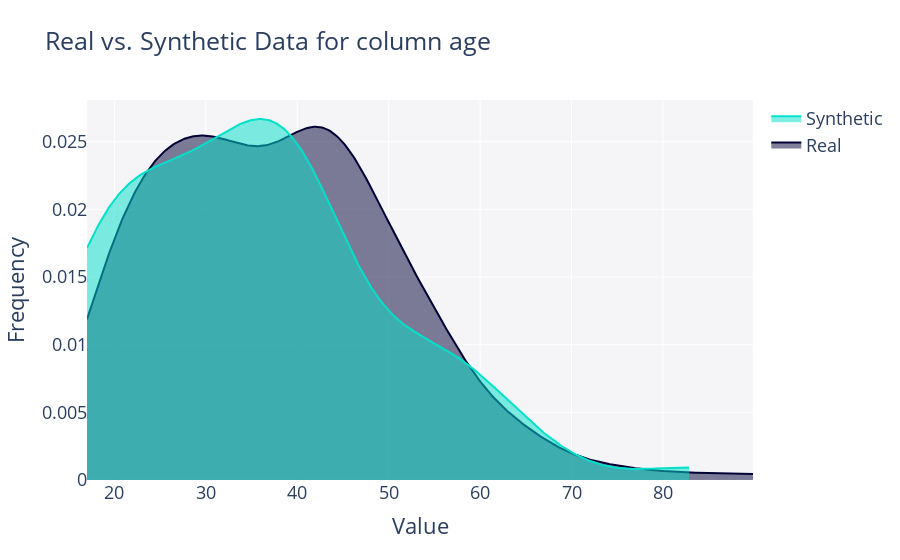
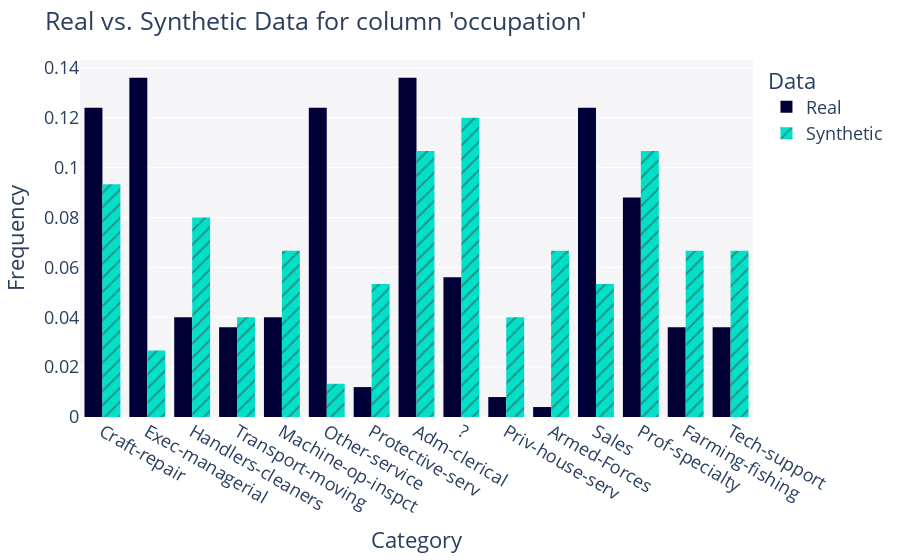

Here is the notebook cell these charts were saved with, in order:
### Markdown cell above
## Data Analysis - CTGAN

### Code cell
synthevaluator.run_data_diagnosis(train_df, ctgan_df)
utility = synthevaluator.run_utility(train_df, ctgan_df)
for column in train_df:
    print(utility[column])
synthevaluator.run_column_diagnosis(train_df, ctgan_df, 'age')
synthevaluator.run_column_diagnosis(train_df, ctgan_df, 'occupation')

### Figure 1 — Plotly figure (JSON) as saved in the notebook; plotly's stock layout.template omitted (floating-point values rounded to 4 significant figures; data arrays with more than 128 entries replaced by an {"elided": "..."} marker saying what was removed)
{"data": [{"fill": "tozeroy", "hovertemplate": "<b>Real</b><br>Value: %{x}<br>Frequency: %{y}<extra></extra>", "legendgroup": "Real", "marker": {"color": "#000036"}, "mode": "lines", "name": "Real", "showlegend": true, "type": "scatter", "x": {"elided": "500 float values"}, "xaxis": "x", "y": {"elided": "500 float values"}, "yaxis": "y"}, {"fill": "tozeroy", "hovertemplate": "<b>Synthetic</b><br>Value: %{x}<br>Frequency: %{y}<extra></extra>", "legendgroup": "Synthetic", "marker": {"color": "#01E0C9"}, "mode": "lines", "name": "Synthetic", "showlegend": true, "type": "scatter", "x": {"elided": "500 float values"}, "xaxis": "x", "y": {"elided": "500 float values"}, "yaxis": "y"}], "layout": {"barmode": "overlay", "font": {"size": 18}, "hovermode": "closest", "legend": {"traceorder": "reversed"}, "plot_bgcolor": "#F5F5F8", "title": {"text": "Real vs. Synthetic Data for column age"}, "xaxis": {"anchor": "y2", "domain": [0, 1], "title": {"text": "Value"}, "zeroline": false}, "yaxis": {"anchor": "free", "domain": [0, 1], "position": 0, "title": {"text": "Frequency"}}}}

### Figure 2 — Plotly figure (JSON) as saved in the notebook; plotly's stock layout.template omitted (floating-point values rounded to 4 significant figures; data arrays with more than 128 entries replaced by an {"elided": "..."} marker saying what was removed)
{"data": [{"alignmentgroup": "True", "bingroup": "x", "histnorm": "probability density", "hovertemplate": "<b>Real</b><br>Frequency: %{y}<extra></extra>", "legendgroup": "Real", "marker": {"color": "#000036", "pattern": {"shape": ""}}, "name": "Real", "offsetgroup": "Real", "orientation": "v", "showlegend": true, "type": "histogram", "x": {"elided": "250 str values"}, "xaxis": "x", "yaxis": "y"}, {"alignmentgroup": "True", "bingroup": "x", "histnorm": "probability density", "hovertemplate": "<b>Synthetic</b><br>Frequency: %{y}<extra></extra>", "legendgroup": "Synthetic", "marker": {"color": "#01E0C9", "pattern": {"shape": "/"}}, "name": "Synthetic", "offsetgroup": "Synthetic", "orientation": "v", "showlegend": true, "type": "histogram", "x": ["Armed-Forces", "Handlers-cleaners", "Tech-support", "Handlers-cleaners", "Priv-house-serv", "Tech-support", "Handlers-cleaners", "Farming-fishing", "?", "Craft-repair", "Farming-fishing", "?", "Transport-moving", "Sales", "?", "Protective-serv", "Exec-managerial", "Tech-support", "Prof-specialty", "Adm-clerical", "Prof-specialty", "Machine-op-inspct", "?", "Armed-Forces", "Tech-support", "?", "?", "Protective-serv", "Adm-clerical", "Craft-repair", "Machine-op-inspct", "Protective-serv", "Tech-support", "Protective-serv", "Machine-op-inspct", "Priv-house-serv", "Prof-specialty", "Farming-fishing", "Transport-moving", "Handlers-cleaners", "Machine-op-inspct", "Craft-repair", "Adm-clerical", "Armed-Forces", "Prof-specialty", "Armed-Forces", "Craft-repair", "Exec-managerial", "Prof-specialty", "Handlers-cleaners", "Sales", "Prof-specialty", "Sales", "Transport-moving", "Armed-Forces", "Farming-fishing", "?", "Adm-clerical", "Other-service", "Farming-fishing", "?", "Priv-house-serv", "Machine-op-inspct", "Handlers-cleaners", "Adm-clerical", "Sales", "Prof-specialty", "Adm-clerical", "?", "Prof-specialty", "Craft-repair", "Craft-repair", "Craft-repair", "Adm-clerical", "Adm-clerical"], "xaxis": "x", "yaxis": "y"}], "layout": {"barmode": "group", "font": {"size": 18}, "legend": {"title": {"text": "Data"}, "tracegroupgap": 0}, "margin": {"t": 60}, "plot_bgcolor": "#F5F5F8", "title": {"text": "Real vs. Synthetic Data for column 'occupation'"}, "xaxis": {"anchor": "y", "domain": [0, 1], "title": {"text": "Category"}}, "yaxis": {"anchor": "x", "domain": [0, 1], "title": {"text": "Frequency"}}}}
